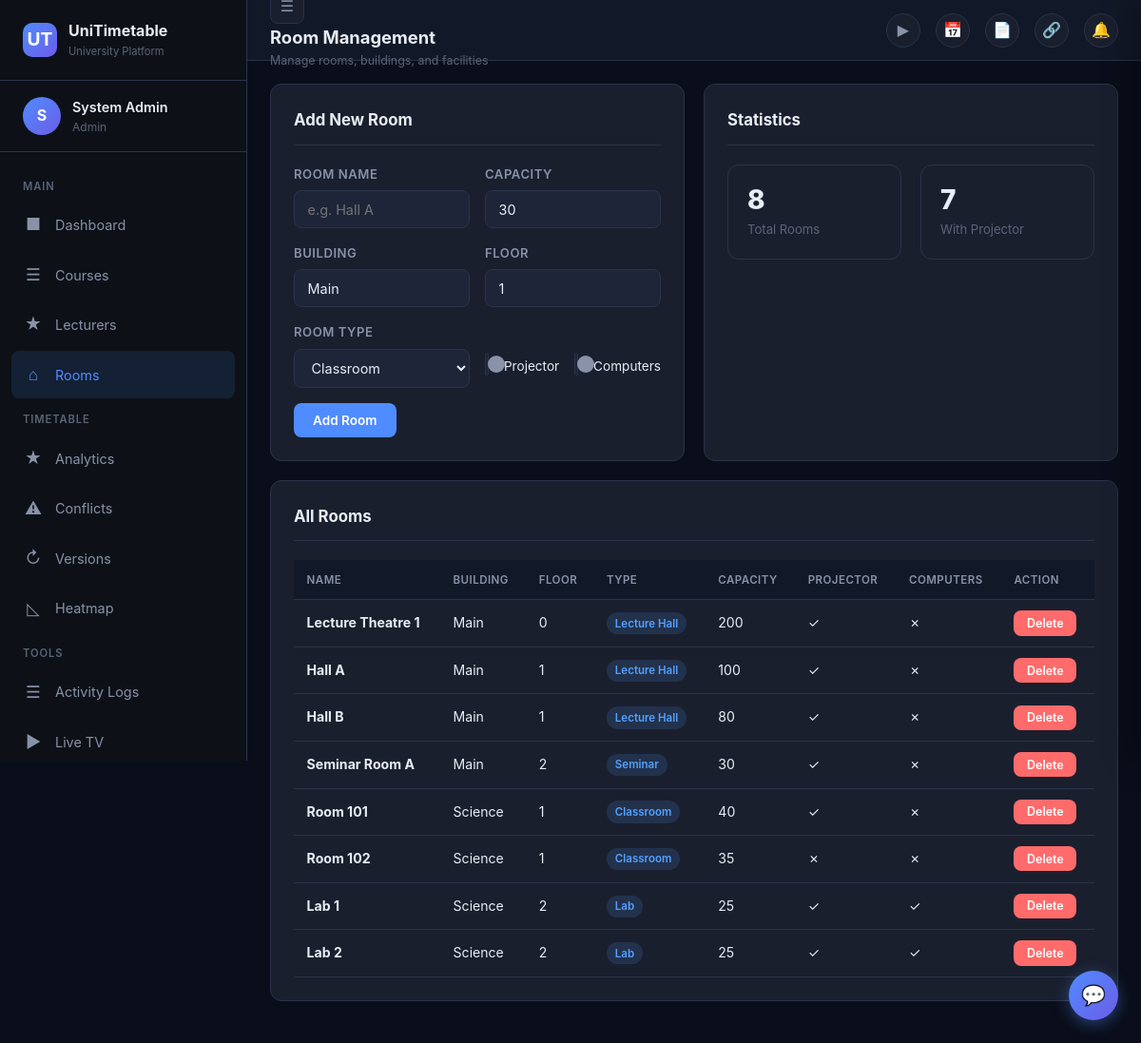
The page /admin/rooms (signed in) on the database its author committed.
### tables this page shows
CREATE TABLE rooms (
            id INTEGER PRIMARY KEY AUTOINCREMENT,
            name TEXT UNIQUE NOT NULL,
            capacity INTEGER DEFAULT 30,
            building TEXT DEFAULT 'Main',
            floor INTEGER DEFAULT 1,
            room_type TEXT DEFAULT 'classroom' CHECK(room_type IN ('classroom','lab','lecture_hall','seminar')),
            has_projector INTEGER DEFAULT 0,
            has_computers INTEGER DEFAULT 0,
            is_active INTEGER DEFAULT 1
        );

### app.py (the view)
@app.route('/admin/rooms')
@login_required
@role_required('admin')
def admin_rooms():
    db = get_db()
    rooms = db.execute("SELECT * FROM rooms ORDER BY building, floor").fetchall()
    db.close()
    return render_template('admin_rooms.html', rooms=[dict(r) for r in rooms])

### app.py (called while the page is built)
def login_required(f):
    @wraps(f)
    def decorated(*args, **kwargs):
        if 'user_id' not in session:
            if request.is_json:
                return jsonify({'error': 'Unauthorized'}), 401
            return redirect(url_for('login'))
        return f(*args, **kwargs)
    return decorated

def role_required(*roles):
    def decorator(f):
        @wraps(f)
        def decorated(*args, **kwargs):
            if session.get('role') not in roles:
                if request.is_json:
                    return jsonify({'error': 'Forbidden'}), 403
                return redirect(url_for('dashboard'))
            return f(*args, **kwargs)
        return decorated
    return decorator

def add_notification_count(context):
    if 'user_id' in session:
        context['unread_count'] = get_unread_count(session['user_id'])
    return context

@app.context_processor
def inject_globals():
    ctx = {'now': datetime.now()}
    return add_notification_count(ctx)

@app.before_request
def ensure_db():
    if not hasattr(app, '_db_initialized'):
        init_db()
        seed_data()
        app._db_initialized = True

### models.py (called while the page is built)
def get_db():
    conn = sqlite3.connect(DB_PATH, timeout=10)
    conn.row_factory = sqlite3.Row
    conn.execute("PRAGMA foreign_keys = ON")
    conn.execute("PRAGMA journal_mode=WAL")
    return conn

### notifications.py (called while the page is built)
def get_unread_count(user_id):
    db = get_db()
    row = db.execute("SELECT COUNT(*) as count FROM notifications WHERE user_id=? AND read=0", (user_id,)).fetchone()
    db.close()
    return row['count'] if row else 0

### templates/admin_rooms.html (shortened to what this page needs)
{% extends "base.html" %}
{% block page_title %}Room Management{% endblock %}
{% block page_subtitle %}Manage rooms, buildings, and facilities{% endblock %}
{% block content %}
<div class="grid-2">
    <div class="card">
        <div class="card-header"><h3>Add New Room</h3></div>
        <form method="POST" action="/admin/rooms/add">
            <div class="form-row">
                <div class="form-group">
                    <label>Room Name</label>
                    <input type="text" name="name" required placeholder="e.g. Hall A">
                </div>
                <div class="form-group">
                    <label>Capacity</label>
                    <input type="number" name="capacity" min="1" value="30">
                </div>
            </div>
            <div class="form-row">
                <div class="form-group">
                    <label>Building</label>
                    <input type="text" name="building" value="Main">
                </div>
                <div class="form-group">
                    <label>Floor</label>
                    <input type="number" name="floor" min="0" value="1">
                </div>
            </div>
            <div class="form-row">
                <div class="form-group">
                    <label>Room Type</label>
                    <select name="room_type">
                        <option value="classroom">Classroom</option>
                    </select>
                </div>
                <div class="form-group" style="display:flex;align-items:center;gap:1rem;padding-top:1.5rem">
                    <label class="switch">
                        <span class="slider"></span>
                    </label>
                    <span style="font-size:0.85rem">Projector</span>
                    <label class="switch">
                        <span class="slider"></span>
                    </label>
                    <span style="font-size:0.85rem">Computers</span>
                </div>
            </div>
            <button type="submit" class="btn btn-primary">Add Room</button>
        </form>
    </div>
    <div class="card">
        <div class="card-header"><h3>Statistics</h3></div>
        <div class="stats-grid" style="grid-template-columns:1fr 1fr">
            <div class="stat-card">
                <div class="stat-number">{{ rooms|length }}</div>
                <div class="stat-label">Total Rooms</div>
            </div>
            <div class="stat-card">
                <div class="stat-number">{{ rooms|selectattr('has_projector','equalto',1)|list|length }}</div>
                <div class="stat-label">With Projector</div>
            </div>
        </div>
    </div>
</div>
<div class="card">
    <div class="card-header"><h3>All Rooms</h3></div>
    {% if rooms %}
    <div class="table-wrapper">
        <table>
            <thead>
                <tr>
                    <th>Name</th>
                    <th>Building</th>
                    <th>Floor</th>
                    <th>Type</th>
                    <th>Capacity</th>
                    <th>Projector</th>
                    <th>Computers</th>
                    <th>Action</th>
                </tr>
            </thead>
            <tbody>
                {% for r in rooms %}
                <tr>
                    <td><strong>{{ r.name }}</strong></td>
                    <td>{{ r.building }}</td>
                    <td>{{ r.floor }}</td>
                    <td><span class="badge badge-info">{{ r.room_type|replace('_',' ')|title }}</span></td>
                    <td>{{ r.capacity }}</td>
                    <td>{{ '&#10003;'|safe if r.has_projector else '&#10007;'|safe }}</td>
                    <td>{{ '&#10003;'|safe if r.has_computers else '&#10007;'|safe }}</td>
                    <td>
                        <form method="POST" action="/admin/rooms/delete/{{ r.id }}" style="display:inline">
                            <button type="submit" class="btn btn-sm btn-danger" onclick="return confirm('Delete {{ r.name }}?')">Delete</button>
                        </form>
                    </td>
                </tr>
                {% endfor %}
            </tbody>
        </table>
    </div>
    {% else %}
    <div class="empty-state">
        <div class="empty-icon">&#8962;</div>
        <h3>No rooms yet</h3>
    </div>
    {% endif %}
</div>
{% endblock %}

### rows shown on the page
rooms: name "Lecture Theatre 1", building "Main", floor "0", room_type "Lecture Hall", capacity "200", has_projector "✓", has_computers "✗"
rooms: name "Hall A", building "Main", floor "1", room_type "Lecture Hall", capacity "100", has_projector "✓", has_computers "✗"
rooms: name "Hall B", building "Main", floor "1", room_type "Lecture Hall", capacity "80", has_projector "✓", has_computers "✗"
rooms: name "Seminar Room A", building "Main", floor "2", room_type "Seminar", capacity "30", has_projector "✓", has_computers "✗"
rooms: name "Room 101", building "Science", floor "1", room_type "Classroom", capacity "40", has_projector "✓", has_computers "✗"
rooms: name "Room 102", building "Science", floor "1", room_type "Classroom", capacity "35", has_projector "✗", has_computers "✗"
rooms: name "Lab 1", building "Science", floor "2", room_type "Lab", capacity "25", has_projector "✓", has_computers "✓"
rooms: name "Lab 2", building "Science", floor "2", room_type "Lab", capacity "25", has_projector "✓", has_computers "✓"

### other values the page prints
{{ session.full_name[:1] }} "S"
{{ session.full_name }} "System Admin"
{{ session.role|title }} "Admin"
{{ rooms|length }} "8"
{{ rooms|selectattr('has_projector','equalto',1)|list|length }} "7"
